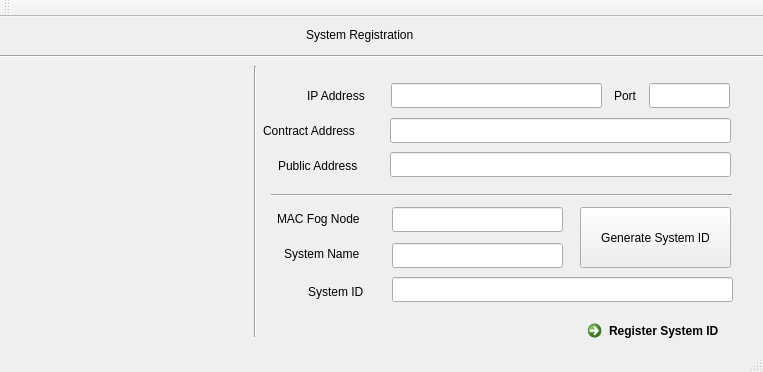
<?xml version="1.0" encoding="UTF-8"?>
<ui version="4.0">
 <class>MainWindow</class>
 <widget class="QMainWindow" name="MainWindow">
  <property name="geometry">
   <rect>
    <x>0</x>
    <y>0</y>
    <width>763</width>
    <height>372</height>
   </rect>
  </property>
  <property name="windowTitle">
   <string>MainWindow</string>
  </property>
  <widget class="QWidget" name="centralWidget">
   <widget class="QLabel" name="label">
    <property name="geometry">
     <rect>
      <x>306</x>
      <y>9</y>
      <width>141</width>
      <height>17</height>
     </rect>
    </property>
    <property name="text">
     <string>System Registration</string>
    </property>
   </widget>
   <widget class="Line" name="line">
    <property name="geometry">
     <rect>
      <x>0</x>
      <y>29</y>
      <width>781</width>
      <height>20</height>
     </rect>
    </property>
    <property name="orientation">
     <enum>Qt::Horizontal</enum>
    </property>
   </widget>
   <widget class="QLabel" name="labelPicture">
    <property name="geometry">
     <rect>
      <x>22</x>
      <y>55</y>
      <width>201</width>
      <height>231</height>
     </rect>
    </property>
    <property name="text">
     <string/>
    </property>
   </widget>
   <widget class="Line" name="line_2">
    <property name="geometry">
     <rect>
      <x>245</x>
      <y>49</y>
      <width>20</width>
      <height>271</height>
     </rect>
    </property>
    <property name="orientation">
     <enum>Qt::Vertical</enum>
    </property>
   </widget>
   <widget class="QLabel" name="label_3">
    <property name="geometry">
     <rect>
      <x>307</x>
      <y>70</y>
      <width>81</width>
      <height>17</height>
     </rect>
    </property>
    <property name="text">
     <string>IP Address</string>
    </property>
   </widget>
   <widget class="QLineEdit" name="lineEdit_1">
    <property name="geometry">
     <rect>
      <x>391</x>
      <y>66</y>
      <width>211</width>
      <height>25</height>
     </rect>
    </property>
   </widget>
   <widget class="QLabel" name="label_4">
    <property name="geometry">
     <rect>
      <x>614</x>
      <y>70</y>
      <width>67</width>
      <height>17</height>
     </rect>
    </property>
    <property name="text">
     <string>Port</string>
    </property>
   </widget>
   <widget class="QLineEdit" name="lineEdit_2">
    <property name="geometry">
     <rect>
      <x>649</x>
      <y>66</y>
      <width>81</width>
      <height>25</height>
     </rect>
    </property>
   </widget>
   <widget class="QLabel" name="label_5">
    <property name="geometry">
     <rect>
      <x>263</x>
      <y>105</y>
      <width>121</width>
      <height>17</height>
     </rect>
    </property>
    <property name="text">
     <string>Contract Address</string>
    </property>
   </widget>
   <widget class="QLineEdit" name="lineEdit_3">
    <property name="geometry">
     <rect>
      <x>390</x>
      <y>101</y>
      <width>341</width>
      <height>25</height>
     </rect>
    </property>
   </widget>
   <widget class="QLabel" name="label_6">
    <property name="geometry">
     <rect>
      <x>278</x>
      <y>140</y>
      <width>101</width>
      <height>17</height>
     </rect>
    </property>
    <property name="text">
     <string>Public Address</string>
    </property>
   </widget>
   <widget class="QLineEdit" name="lineEdit_4">
    <property name="geometry">
     <rect>
      <x>390</x>
      <y>135</y>
      <width>341</width>
      <height>25</height>
     </rect>
    </property>
   </widget>
   <widget class="QLabel" name="label_7">
    <property name="geometry">
     <rect>
      <x>277</x>
      <y>193</y>
      <width>111</width>
      <height>17</height>
     </rect>
    </property>
    <property name="text">
     <string>MAC Fog Node</string>
    </property>
   </widget>
   <widget class="Line" name="line_3">
    <property name="geometry">
     <rect>
      <x>271</x>
      <y>168</y>
      <width>461</width>
      <height>20</height>
     </rect>
    </property>
    <property name="orientation">
     <enum>Qt::Horizontal</enum>
    </property>
   </widget>
   <widget class="QLineEdit" name="lineEdit_5">
    <property name="geometry">
     <rect>
      <x>392</x>
      <y>190</y>
      <width>171</width>
      <height>25</height>
     </rect>
    </property>
   </widget>
   <widget class="QLabel" name="label_8">
    <property name="geometry">
     <rect>
      <x>284</x>
      <y>227</y>
      <width>101</width>
      <height>20</height>
     </rect>
    </property>
    <property name="text">
     <string>System Name</string>
    </property>
   </widget>
   <widget class="QLineEdit" name="lineEdit_6">
    <property name="geometry">
     <rect>
      <x>392</x>
      <y>226</y>
      <width>171</width>
      <height>25</height>
     </rect>
    </property>
   </widget>
   <widget class="QPushButton" name="pushButton">
    <property name="geometry">
     <rect>
      <x>580</x>
      <y>190</y>
      <width>151</width>
      <height>61</height>
     </rect>
    </property>
    <property name="text">
     <string>Generate System ID</string>
    </property>
   </widget>
   <widget class="QLabel" name="label_9">
    <property name="geometry">
     <rect>
      <x>308</x>
      <y>266</y>
      <width>67</width>
      <height>17</height>
     </rect>
    </property>
    <property name="text">
     <string>System ID</string>
    </property>
   </widget>
   <widget class="QLineEdit" name="lineEdit_7">
    <property name="geometry">
     <rect>
      <x>392</x>
      <y>260</y>
      <width>341</width>
      <height>25</height>
     </rect>
    </property>
   </widget>
   <widget class="QCommandLinkButton" name="commandLinkButton">
    <property name="geometry">
     <rect>
      <x>580</x>
      <y>296</y>
      <width>151</width>
      <height>31</height>
     </rect>
    </property>
    <property name="text">
     <string>Register System ID</string>
    </property>
   </widget>
  </widget>
  <widget class="QToolBar" name="mainToolBar">
   <attribute name="toolBarArea">
    <enum>TopToolBarArea</enum>
   </attribute>
   <attribute name="toolBarBreak">
    <bool>false</bool>
   </attribute>
  </widget>
  <widget class="QStatusBar" name="statusBar"/>
 </widget>
 <layoutdefault spacing="6" margin="11"/>
 <resources/>
 <connections/>
</ui>
